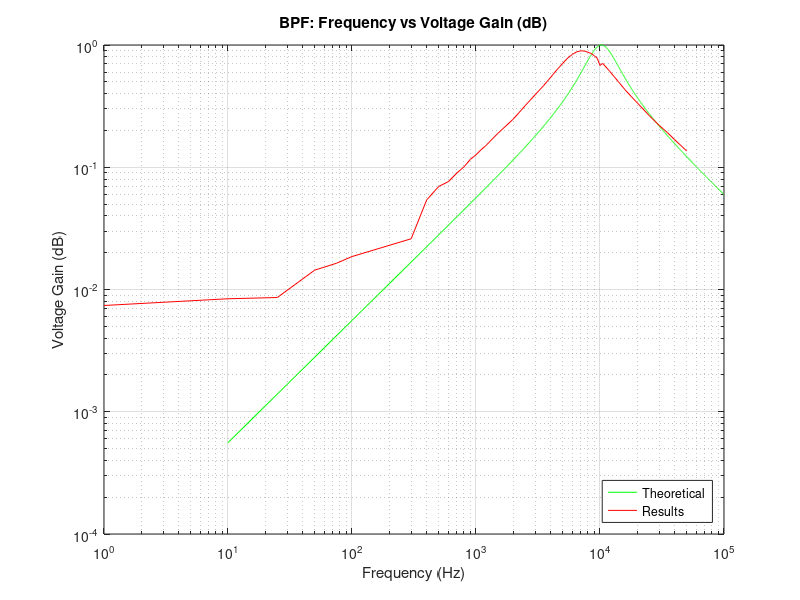
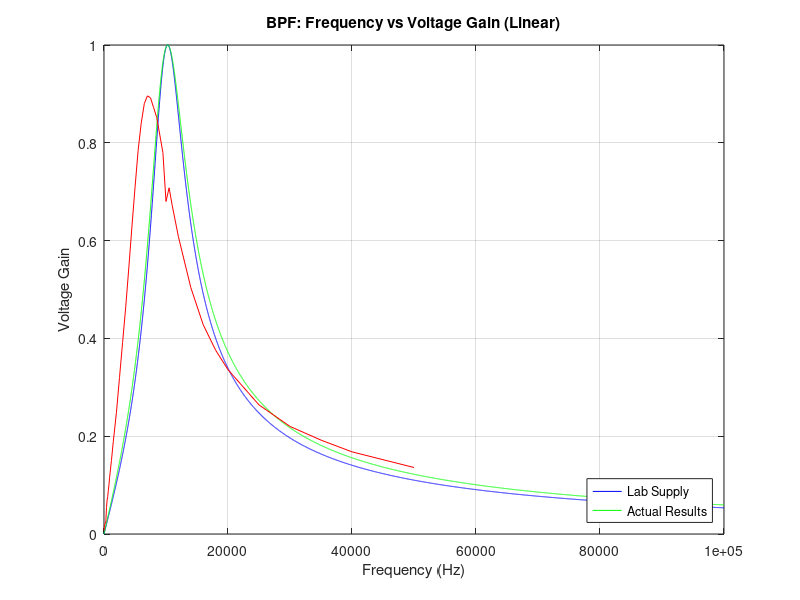
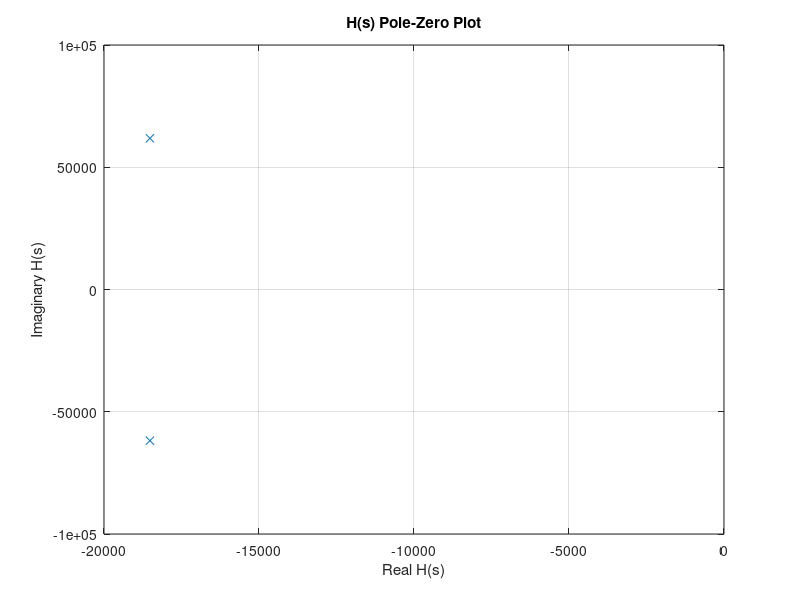

Write MATLAB code to recreate these figures, in order.
% Ian Roberts
% EE 3431 Lab Final
% Bandpass Filter

clc; clear all; close all;

j = sqrt(-1);
f = 0:10:100e3;

% Ideal Values
R1 = 3000;
R2 = 2400;
R3 = 3000;
R4 = 1000;
R5 = 2000;
R6 = 1000;
C1 = .01e-6;
C2 = .01e-6;

wo = 1/sqrt(R2*R4*C1*C2);
fo = wo/(2*pi)
Q = sqrt((C1*R3^2)/(R2*R4*C2))
BW = wo/Q;
gain = -R3/R1

H = gain.*(wo./Q).*(j.*2.*pi.*f)./((j.*2.*pi.*f).^2 + (j.*2.*pi.*f).*wo./Q + wo.^2);

figure(1);
%loglog(f,(abs(H)),'b'); hold on;
grid on;

% Lab Supplies
R1 = 2700;
R2 = 2400;
R3 = 2700;
R4 = 1000;
R5 = 2000;
R6 = 1000;
C1 = .01e-6;
C2 = .01e-6;

wo = 1/sqrt(R2*R4*C1*C2);
fo = wo/(2*pi)
Q = sqrt((C1*R3^2)/(R2*R4*C2))
BW = wo/Q;
gain = -R3/R1;

H2 = gain.*(wo./Q).*(j.*2.*pi.*f)./((j.*2.*pi.*f).^2 + (j.*2.*pi.*f).*wo./Q + wo.^2);

loglog(f,(abs(H2)),'g'); hold on; grid on;

% Experimental Results
f_test = [0.001 0.01  0.025 0.050 0.075 0.1   0.3  0.4  0.5   0.6   0.7   0.8   0.9  1     1.1   1.2   1.5   2    2.5 3    3.5  4    4.5  5    5.5  6   6.5 7    7.5  8    8.5  9    9.5  10   10.5  11   12   14   16   18   20   25   30  35  40  50]*1e3; % in khz
a =      [0.037 0.042 0.043 0.072 0.082 0.093 0.13 0.27 0.348 0.382 0.448 0.504 0.58 0.632 0.696 0.752 0.946 1.24 1.6 1.96 2.32 2.72 3.14 3.54 3.92 4.2 4.4 4.48 4.46 4.36 4.26 4.08 3.90 3.40 3.54  3.36 3.04 2.52 2.14 1.88 1.68 1.32 1.1 .96 .84 0.68]/5; % pk pk input of 2 (find gain)

loglog(f_test,a,'r'); hold on; grid on;
title('BPF: Frequency vs Voltage Gain (dB)');
xlabel('Frequency (Hz)');
ylabel('Voltage Gain (dB)');
legend('Theoretical','Results','Location','southeast');


% plot linear scale
figure();
plot(f,abs(H),'b'); hold on;
plot(f,abs(H2),'g'); hold on;
plot(f_test,a,'r');
grid on;
xlim([0 1e5]);
title('BPF: Frequency vs Voltage Gain (Linear)');
xlabel('Frequency (Hz)');
ylabel('Voltage Gain');
legend('Lab Supply','Actual Results','Location','southeast');

% plot pole-zero
figure();
c = [1 (2.*pi.*fo./Q) (2.*pi.*fo).^2];
c = roots(c)
r = sqrt(real(c).^2 + imag(c).^2)
plot(real(c),imag(c), 'x'); hold on; grid on; drawnow();

xlim([-2e4 0]);
ylim([-10e4 10e4]);
xlabel('Real H(s)');
ylabel('Imaginary H(s)');
title('H(s) Pole-Zero Plot');

figure(1);
%vline(r);